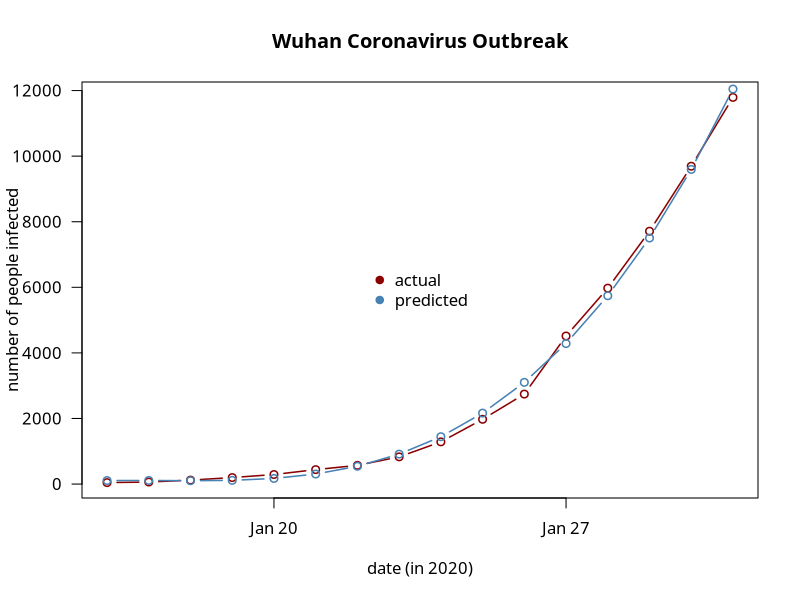

Generate this figure with R:



## data sources:
## * https://www.who.int/emergencies/diseases/novel-coronavirus-2019/situation-reports
## * https://en.wikipedia.org/wiki/2019%E2%80%9320_Wuhan_coronavirus_outbreak

outbreak <- data.frame(
    date = seq.Date(as.Date("2020-01-16"), as.Date("2020-01-31"), by = "days"),
    cumulative_count = c(45, 62, 121, 198, 291, 440, 571, 830, 1287, 1975, 2744, 4515, 5974, 7711, 9692, 11791)
)

poly_fit <- lm(cumulative_count ~ poly(date, 3), data = outbreak)
summary(poly_fit)
outbreak$preds <- predict(poly_fit)

png(filename = "./wuhan-virus-outbreak-modeling.png", 7, 7, units = "in", res = 300)
par(family = "Carlito")
plot(outbreak$date, outbreak$cumulative_count, pch = 1, col = "red4", type = "b",
     ylab = "number of people infected", xlab = "date (in 2020)", las = 1,
     main = "Wuhan Coronavirus Outbreak", lwd = 1.5)
points(outbreak$date, outbreak$preds, pch = 1, col = "steelblue", type = "b", lwd = 1.5)
legend("center", legend = c("actual", "predicted"), bty = "n", pch = 19, col = c("red4", "steelblue"))
dev.off()
